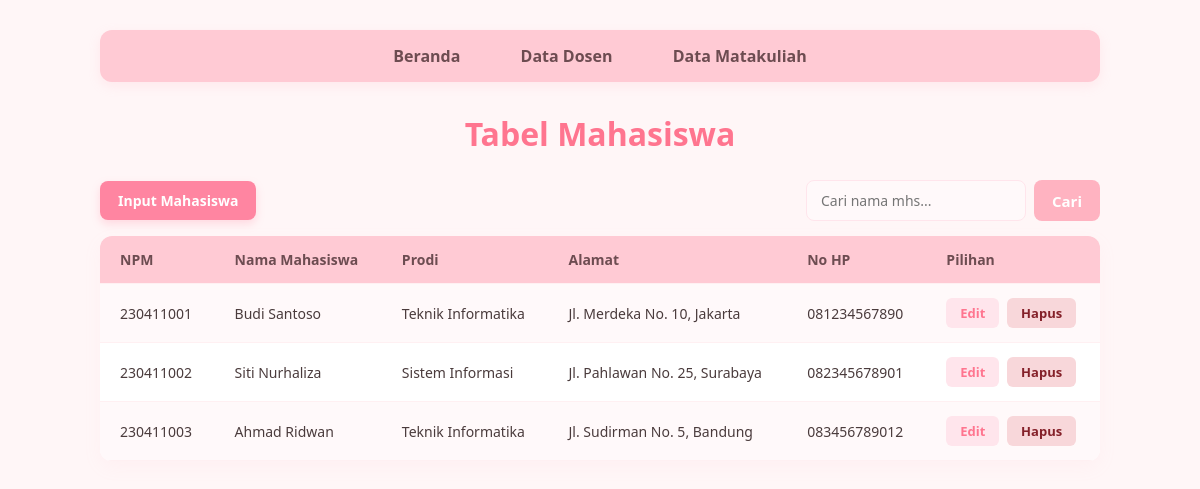
Screenshot of /viewmahasiswa.php with the database file from the repository.
### tables this page shows
CREATE TABLE IF NOT EXISTS t_mahasiswa (
    npm INT PRIMARY KEY,
    namaMhs VARCHAR(50),
    prodi VARCHAR(25),
    alamat VARCHAR(70),
    noHP VARCHAR(25)
);

### viewmahasiswa.php (the view, shortened to what this page needs)
<?php include "koneksi.php"; ?>
<!DOCTYPE html>
<html>
<head>
    <link rel="stylesheet" href="style.css">
</head>
<body>
    <nav>
        <a href="index.php">Beranda</a>
        <a href="viewdosen.php">Data Dosen</a>
        <a href="viewmatakuliah.php">Data Matakuliah</a>
    </nav>
    <h1>Tabel Mahasiswa</h1>
    <div class="table-actions">
        <a href="inputmahasiswa.php" class="btn-add">Input Mahasiswa</a>
        <form action="viewmahasiswa.php" method="get" class="search-form">
            <input type="text" name="search" placeholder="Cari nama mhs..." value="<?php echo isset($_GET['search']) ? htmlspecialchars($_GET['search']) : ''; ?>">
            <input type="submit" value="Cari">
        </form>
    </div>
    <table>
        <tr>
            <th>NPM</th>
            <th>Nama Mahasiswa</th>
            <th>Prodi</th>
            <th>Alamat</th>
            <th>No HP</th>
            <th>Pilihan</th>
        </tr>
        <?php
        if (isset($_GET['search']) && $_GET['search'] != '') {
            $search = mysqli_real_escape_string($link, $_GET['search']);
            $query = "SELECT * FROM t_mahasiswa WHERE namaMhs LIKE '%$search%' ORDER BY npm ASC";
        } else {
            $query = "SELECT * FROM t_mahasiswa ORDER BY npm ASC";
        }
        $result = mysqli_query($link, $query);
        while ($data = mysqli_fetch_assoc($result)) {
            echo "<tr>";
            echo "<td>" . $data['npm'] . "</td>";
            echo "<td>" . $data['namaMhs'] . "</td>";
            echo "<td>" . $data['prodi'] . "</td>";
            echo "<td>" . $data['alamat'] . "</td>";
            echo "<td>" . $data['noHP'] . "</td>";
            echo "<td>
                    <a href='editmahasiswa.php?npm=" . $data['npm'] . "' class='btn-action edit'>Edit</a>
                    <a href='hapusmahasiswa.php?npm=" . $data['npm'] . "' onclick=\"return confirm('Yakin menghapus data mahasiswa ini?')\" class='btn-action delete'>Hapus</a>
                  </td>";
            echo "</tr>";
        }
        ?>
    </table>
</body>
</html>

### style.css (style rules this page uses)
* { box-sizing: border-box; font-family: 'Segoe UI', Tahoma, Geneva, Verdana, sans-serif; margin: 0; padding: 0; }
body { background-color: #fff6f7; color: #4a3b3c; padding: 30px 20px; }
nav { background-color: #ffcad4; padding: 15px; border-radius: 12px; max-width: 1000px; margin: 0 auto 30px auto; text-align: center; box-shadow: 0 4px 12px rgba(255, 180, 194, 0.2); }
nav a { color: #6d4c51; text-decoration: none; font-weight: 600; margin: 0 10px; padding: 8px 18px; border-radius: 20px; transition: all 0.3s ease; }
h1 { text-align: center; color: #ff758f; margin-bottom: 25px; font-weight: 600; }
form { display: flex; flex-direction: column; gap: 16px; }
input[type="text"] { width: 100%; padding: 10px 14px; border: 1.5px solid #ffe5ec; border-radius: 8px; background-color: #fff9fa; color: #4a3b3c; font-size: 14px; transition: all 0.3s ease; }
input[type="submit"] { background-color: #ffb3c1; color: white; border: none; padding: 12px; border-radius: 8px; cursor: pointer; font-weight: bold; font-size: 15px; width: 100%; transition: background 0.3s ease; margin-top: 5px; }
.table-actions { max-width: 1000px; margin: 0 auto 15px auto; display: flex; justify-content: space-between; align-items: center; }
.search-form { display: flex; gap: 8px; flex-direction: row; }
.search-form input[type="text"] { width: 220px; }
.search-form input[type="submit"] { width: auto; margin-top: 0; padding: 0 18px; }
.btn-add { background-color: #ff85a1; color: white; text-decoration: none; padding: 10px 18px; border-radius: 8px; font-weight: bold; font-size: 14px; transition: background 0.3s ease; box-shadow: 0 4px 8px rgba(255, 133, 161, 0.25); }
table { width: 100%; max-width: 1000px; margin: 0 auto; border-collapse: collapse; background: white; border-radius: 12px; overflow: hidden; box-shadow: 0 6px 18px rgba(255, 179, 193, 0.08); }
th, td { padding: 14px 20px; text-align: left; font-size: 14px; }
th { background-color: #ffcad4; color: #6d4c51; font-weight: 600; }
tr { border-bottom: 1px solid #fff0f2; }
tr:nth-child(even) { background-color: #fff9fa; }
.btn-action { text-decoration: none; padding: 6px 14px; border-radius: 6px; font-size: 13px; font-weight: 600; display: inline-block; transition: all 0.3s ease; }
.btn-action.edit { background-color: #ffe5ec; color: #ff758f; margin-right: 4px; }
.btn-action.delete { background-color: #f8d7da; color: #842029; }

### rows the page displays
t_mahasiswa: npm "230411001", namaMhs "Budi Santoso", prodi "Teknik Informatika", alamat "Jl. Merdeka No. 10, Jakarta", noHP "081234567890"
t_mahasiswa: npm "230411002", namaMhs "Siti Nurhaliza", prodi "Sistem Informasi", alamat "Jl. Pahlawan No. 25, Surabaya", noHP "082345678901"
t_mahasiswa: npm "230411003", namaMhs "Ahmad Ridwan", prodi "Teknik Informatika", alamat "Jl. Sudirman No. 5, Bandung", noHP "083456789012"
